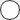
<?xml version="1.0" encoding="UTF-8"?>
<ui version="4.0">
 <class>Port</class>
 <widget class="QWidget" name="Port">
  <property name="geometry">
   <rect>
    <x>0</x>
    <y>0</y>
    <width>20</width>
    <height>20</height>
   </rect>
  </property>
  <property name="windowTitle">
   <string>Form</string>
  </property>
  <widget class="QPushButton" name="outputPort">
   <property name="geometry">
    <rect>
     <x>0</x>
     <y>0</y>
     <width>20</width>
     <height>20</height>
    </rect>
   </property>
   <property name="minimumSize">
    <size>
     <width>0</width>
     <height>0</height>
    </size>
   </property>
   <property name="maximumSize">
    <size>
     <width>16777215</width>
     <height>16777215</height>
    </size>
   </property>
   <property name="styleSheet">
    <string notr="true">QPushButton {
    border: 1px solid #333333;
    padding: 4px;
	border-radius:10px;
    
	background-color: rgb(255, 255, 255);
}

QPushButton:hover {
    background-color: rgb(52, 167, 255);
    border-color: #444444;
}

QPushButton:pressed {
    background-color: rgb(46, 39, 239);
    border-color: #333333;
    color: yellow;
}

QPushButton:disabled {
    color: #333333;
}</string>
   </property>
   <property name="text">
    <string/>
   </property>
  </widget>
 </widget>
 <resources/>
 <connections/>
</ui>
